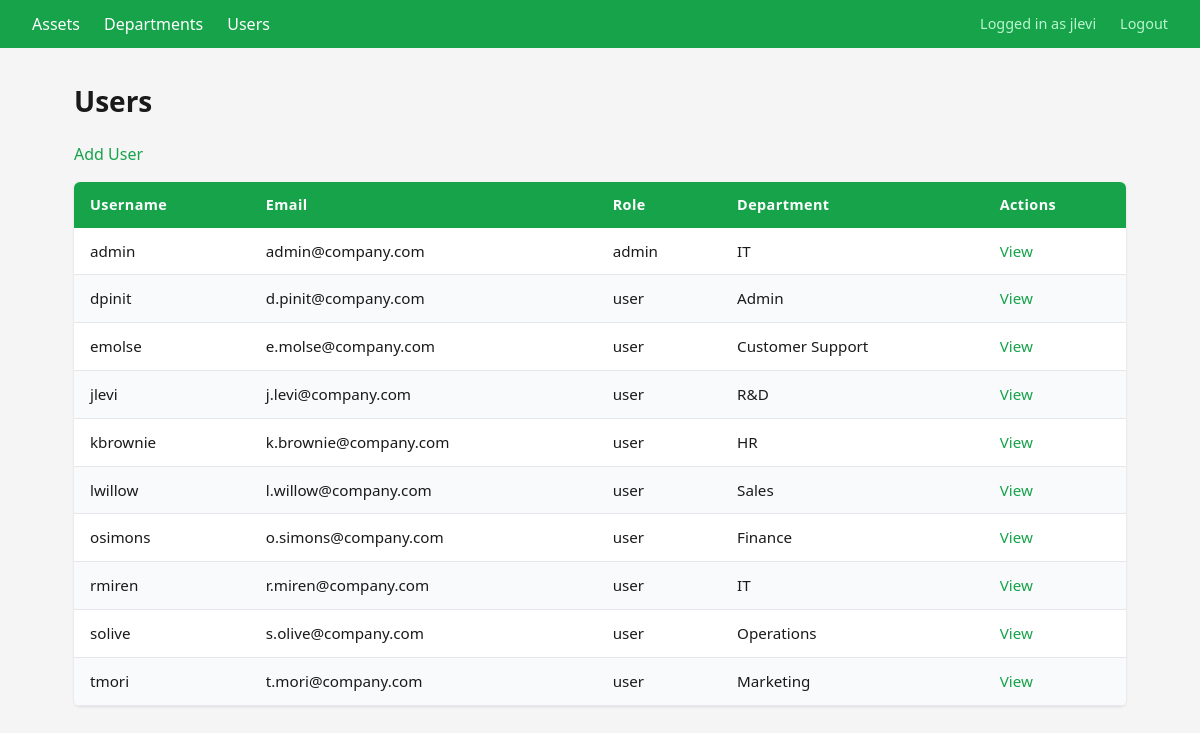
Screenshot of /users/ (signed in) with the database file from the repository.
### tables this page shows
CREATE TABLE users (
    user_id       INTEGER PRIMARY KEY AUTOINCREMENT,
    username      TEXT NOT NULL UNIQUE,
    email         TEXT NOT NULL UNIQUE,
    password      TEXT NOT NULL,
    role          TEXT NOT NULL DEFAULT 'user' CHECK (role IN ('admin', 'user')),
    department_id INTEGER,                              -- FK to departments.department_id
    created_at    DATETIME DEFAULT CURRENT_TIMESTAMP,

    FOREIGN KEY (department_id) REFERENCES departments(department_id)
        ON DELETE SET NULL  -- If department is deleted, user becomes unassigned
);

CREATE TABLE departments (
    department_id INTEGER PRIMARY KEY AUTOINCREMENT,
    name          TEXT NOT NULL UNIQUE,
    location      TEXT NOT NULL,
    created_at    DATETIME DEFAULT CURRENT_TIMESTAMP
);

### controllers/users.py (the view)
@users_bp.route('/')
@login_required
def index():
    db = get_db_connection()
    users = db.execute('''
        SELECT users.*, departments.name AS department_name
        FROM users
        LEFT JOIN departments ON users.department_id = departments.department_id
        ORDER BY users.username
    ''').fetchall()
    db.close()
    return render_template('users/index.html', users=users)

### controllers/auth.py (called while the page is built)
def login_required(view):
    @functools.wraps(view)
    def wrapped_view(**kwargs):
        if 'user_id' not in session:
            return redirect(url_for('auth.login'))
        return view(**kwargs)
    return wrapped_view

### model.py (called while the page is built)
def get_db_connection():
    connection = sqlite3.connect(DATABASE)
    connection.row_factory = sqlite3.Row
    connection.execute("PRAGMA foreign_keys = ON")
    return connection

### templates/users/index.html (shortened to what this page needs)
{% extends 'standard.html' %}
{% block content %}
<h1>Users</h1>
<a href="{{ url_for('users.add') }}">Add User</a>
<table>
    <thead>
        <tr>
            <th>Username</th>
            <th>Email</th>
            <th>Role</th>
            <th>Department</th>
            <th>Actions</th>
        </tr>
    </thead>
    <tbody>
        {% for user in users %}
        <tr>
            <td>{{ user['username'] }}</td>
            <td>{{ user['email'] }}</td>
            <td>{{ user['role'] }}</td>
            <td>{{ user['department_name'] or '—' }}</td>
            <td>
                <a href="{{ url_for('users.view', user_id=user['user_id']) }}">View</a>
            </td>
        </tr>
        {% endfor %}
    </tbody>
</table>
{% endblock %}

### templates/standard.html (shortened to what this page needs)
<!DOCTYPE html>
<html lang="en">
<head>
    <link rel="stylesheet" href="{{ url_for('static', filename='style.css') }}">
</head>
<body>
    {% if session.get('user_id') %}
    <nav>
        <a href="{{ url_for('assets.index') }}">Assets</a>
        <a href="{{ url_for('departments.index') }}">Departments</a>
        <a href="{{ url_for('users.index') }}">Users</a>
        <span>Logged in as {{ session.get('username') }}</span>
        <a href="{{ url_for('auth.logout') }}">Logout</a>
    </nav>
    {% endif %}
    <main>
        {% block content %}{% endblock %}
    </main>
</body>
</html>

### static/style.css (style rules this page uses)
*, *::before, *::after { box-sizing: border-box; margin: 0; padding: 0; }
body { font-family: system-ui, -apple-system, sans-serif; font-size: 16px; line-height: 1.5; color: #1a1a1a; background-color: #f5f5f5; }
nav { background-color: #16a34a; padding: 0.75rem 2rem; display: flex; align-items: center; gap: 1.5rem; }
nav a { color: #ffffff; text-decoration: none; font-weight: 500; }
nav span { margin-left: auto; color: #bbf7d0; font-size: 0.9rem; }
nav span + a { color: #bbf7d0; font-size: 0.9rem; }
main { max-width: 1100px; margin: 2rem auto; padding: 0 1.5rem; }
h1 { font-size: 1.75rem; font-weight: 700; margin-bottom: 1.25rem; color: #1a1a1a; }
table { width: 100%; border-collapse: collapse; background-color: #ffffff; border-radius: 6px; overflow: hidden; box-shadow: 0 1px 3px rgba(0, 0, 0, 0.1); margin-bottom: 1.5rem; }
thead { background-color: #16a34a; color: #ffffff; }
thead th { padding: 0.75rem 1rem; text-align: left; font-weight: 600; font-size: 0.9rem; letter-spacing: 0.03em; }
tbody tr { border-bottom: 1px solid #e5e7eb; }
tbody tr:nth-child(even) { background-color: #f9fafb; }
tbody td { padding: 0.75rem 1rem; font-size: 0.95rem; }
a { color: #16a34a; text-decoration: none; }
td a { margin-right: 0.5rem; font-weight: 500; }
main > a { display: inline-block; margin-bottom: 1rem; font-weight: 500; }

### rows the page displays
users: get "jlevi", username "jlevi", email "j.levi@company.com", role "user", name "R&D"
users: username "admin", email "admin@company.com", role "admin", name "IT"
users: username "dpinit", email "d.pinit@company.com", role "user", name "Admin"
users: username "emolse", email "e.molse@company.com", role "user", name "Customer Support"
users: username "kbrownie", email "k.brownie@company.com", role "user", name "HR"
users: username "lwillow", email "l.willow@company.com", role "user", name "Sales"
users: username "osimons", email "o.simons@company.com", role "user", name "Finance"
users: username "rmiren", email "r.miren@company.com", role "user", name "IT"
users: username "solive", email "s.olive@company.com", role "user", name "Operations"
users: username "tmori", email "t.mori@company.com", role "user", name "Marketing"
